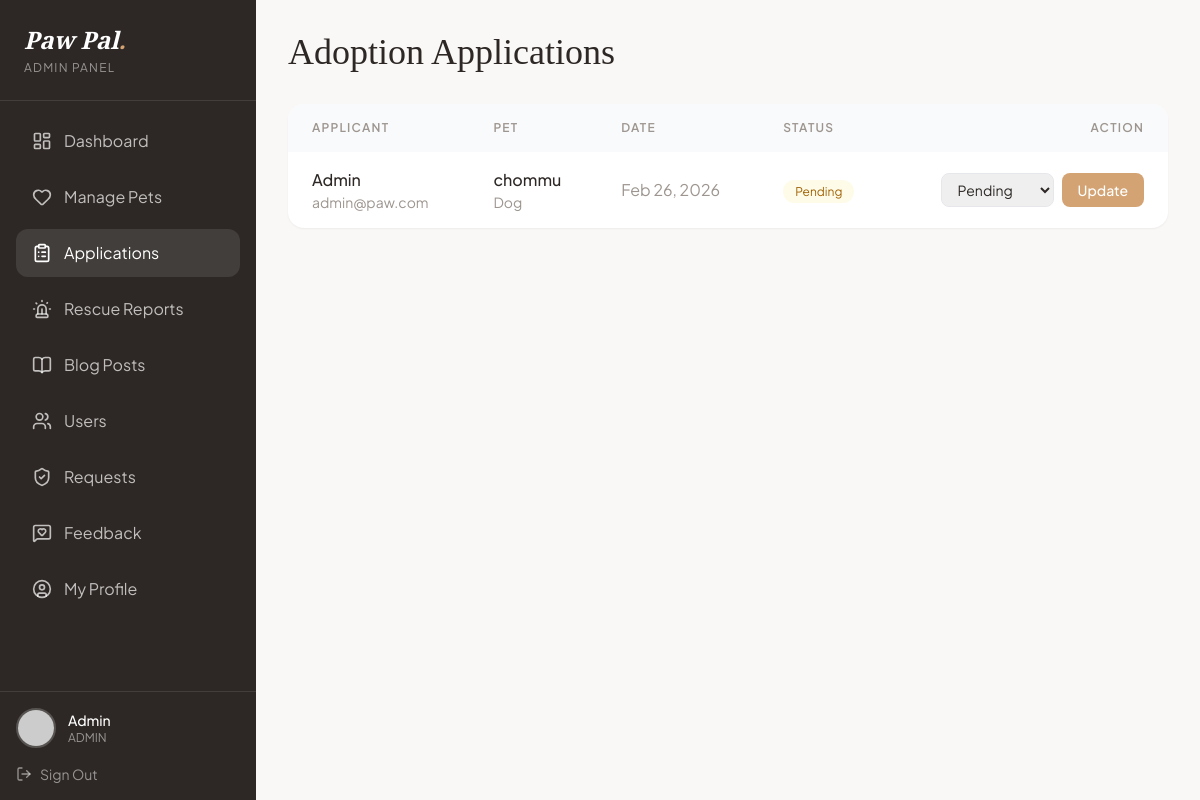
Before: /admin/applications.php (signed in) with the older database file.
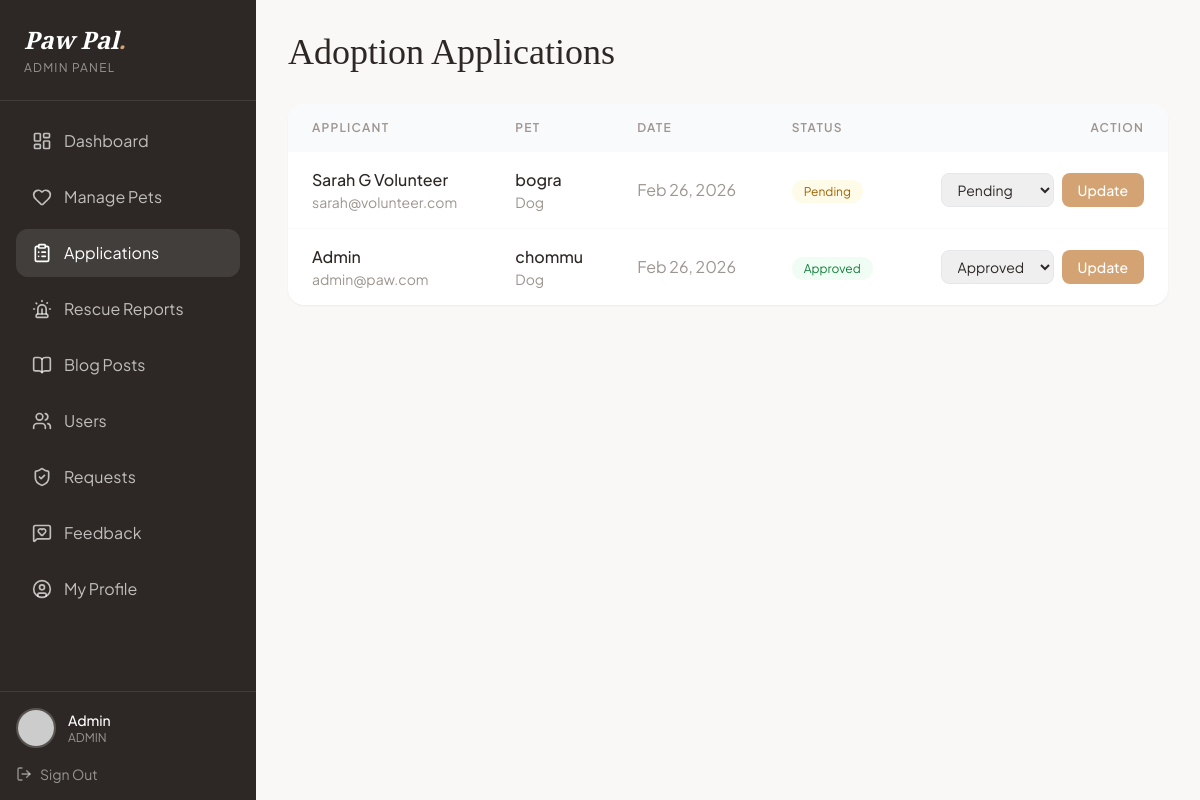
After: the same page with the newer database file.
### tables this page shows
CREATE TABLE `adoption_applications` (
  `id` int(11) NOT NULL,
  `user_id` int(11) DEFAULT NULL,
  `pet_id` int(11) DEFAULT NULL,
  `message` text DEFAULT NULL,
  `status` enum('Pending','Approved','Rejected') DEFAULT 'Pending',
  `admin_notes` text DEFAULT NULL,
  `owner_response` enum('Pending','Deal','No Deal') DEFAULT 'Pending',
  `owner_notes` text DEFAULT NULL,
  `application_date` timestamp NOT NULL DEFAULT current_timestamp()
);

CREATE TABLE `users` (
  `id` int(11) NOT NULL,
  `username` varchar(50) NOT NULL,
  `email` varchar(100) NOT NULL,
  `password` varchar(255) NOT NULL,
  `phone` varchar(20) DEFAULT NULL,
  `address` text DEFAULT NULL,
  `role` enum('user','admin','volunteer','rescuer','organization') DEFAULT 'user',
  `is_verified` tinyint(1) DEFAULT 0,
  `created_at` timestamp NOT NULL DEFAULT current_timestamp(),
  `gender` varchar(20) DEFAULT NULL,
  `dob` date DEFAULT NULL,
  `profile_image` varchar(255) DEFAULT NULL,
  `lives_saved` int(11) DEFAULT 0,
  `organization_name` varchar(150) DEFAULT NULL
);

CREATE TABLE `pets` (
  `id` int(11) NOT NULL,
  `name` varchar(50) NOT NULL,
  `type` enum('dog','cat','bird','other') NOT NULL,
  `breed` varchar(50) DEFAULT NULL,
  `age` varchar(20) DEFAULT NULL,
  `gender` enum('Male','Female') NOT NULL,
  `description` text DEFAULT NULL,
  `image` varchar(255) DEFAULT 'default_pet.jpg',
  `status` enum('Available','Adopted','Pending') DEFAULT 'Available',
  `added_by` int(11) DEFAULT NULL,
  `added_at` timestamp NOT NULL DEFAULT current_timestamp()
);

### admin/applications.php (the view, shortened to what the changed rows need)
<?php
include '../config.php';
$applications = $conn->query("SELECT aa.*, u.username, u.email, p.name as pet_name, p.type
                              FROM adoption_applications aa
                              JOIN users u ON aa.user_id = u.id
                              JOIN pets p ON aa.pet_id = p.id
                              ORDER BY aa.application_date DESC");
?>
<!DOCTYPE html>
<html lang="en" class="scroll-smooth">
<head>
    <script src="https://cdn.tailwindcss.com"></script>
</head>
<body class="font-sans text-paw-dark antialiased bg-paw-bg">
    <div class="flex min-h-screen">
        <main class="flex-1 p-8 overflow-y-auto">
            <div class="max-w-5xl mx-auto">
                <h1 class="font-serif text-4xl mb-8">Adoption Applications</h1>
                <div class="bg-white rounded-2xl shadow-sm overflow-hidden">
                    <table class="w-full">
                        <thead class="bg-gray-50">
                            <tr>
                                <th
                                    class="text-left px-6 py-4 text-xs uppercase tracking-widest font-semibold text-paw-gray">
                                    Applicant</th>
                                <th
                                    class="text-left px-6 py-4 text-xs uppercase tracking-widest font-semibold text-paw-gray">
                                    Pet</th>
                                <th
                                    class="text-left px-6 py-4 text-xs uppercase tracking-widest font-semibold text-paw-gray">
                                    Date</th>
                                <th
                                    class="text-left px-6 py-4 text-xs uppercase tracking-widest font-semibold text-paw-gray">
                                    Status</th>
                                <th
                                    class="text-right px-6 py-4 text-xs uppercase tracking-widest font-semibold text-paw-gray">
                                    Action</th>
                            </tr>
                        </thead>
                        <tbody class="divide-y divide-gray-50">
                            <?php while ($app = $applications->fetch_assoc()): ?>
                                <tr class="hover:bg-gray-50 transition-colors">
                                    <td class="px-6 py-4">
                                        <p class="font-medium"><?php echo htmlspecialchars($app['username']); ?></p>
                                        <p class="text-sm text-paw-gray"><?php echo htmlspecialchars($app['email']); ?></p>
                                    </td>
                                    <td class="px-6 py-4">
                                        <p class="font-medium"><?php echo htmlspecialchars($app['pet_name']); ?></p>
                                        <p class="text-sm text-paw-gray capitalize"><?php echo $app['type']; ?></p>
                                    </td>
                                    <td class="px-6 py-4 text-paw-gray">
                                        <?php echo date('M d, Y', strtotime($app['application_date'])); ?>
                                    </td>
                                    <td class="px-6 py-4">
                                        <span
                                            class="px-3 py-1 text-xs rounded-full
                                        <?php echo $app['status'] === 'Pending' ? 'bg-yellow-50 text-yellow-700' :
                                            ($app['status'] === 'Approved' ? 'bg-green-50 text-green-700' : 'bg-red-50 text-red-700'); ?>">
                                            <?php echo $app['status']; ?>
                                        </span>
                                    </td>
                                    <td class="px-6 py-4 text-right">
                                        <form method="POST" class="inline-flex gap-2">
                                            <select name="status"
                                                class="text-sm border border-gray-200 rounded-lg px-3 py-1.5 focus:outline-none focus:border-paw-accent">
                                                <option value="Pending" <?php echo $app['status'] === 'Pending' ? 'selected' : ''; ?>>Pending</option>
                                                <option value="Approved" <?php echo $app['status'] === 'Approved' ? 'selected' : ''; ?>>Approved</option>
                                            </select>
                                            <button type="submit" name="update_status"
                                                class="px-4 py-1.5 bg-paw-accent text-white rounded-lg text-sm font-medium hover:bg-paw-dark transition-colors">
                                                Update
                                            </button>
                                        </form>
                                    </td>
                                </tr>
                            <?php endwhile; ?>
                        </tbody>
                    </table>
                </div>
            </div>
        </main>
    </div>
</body>
</html>

Changed rows visible on the page:
added adoption_applications: user.username "Sarah G Volunteer", user.email "sarah@volunteer.com", pet.name "bogra", pet.type "Dog", application_date "Feb 26, 2026", status "Pending"
changed adoption_applications "Admin": status "Pending" → "Approved"
